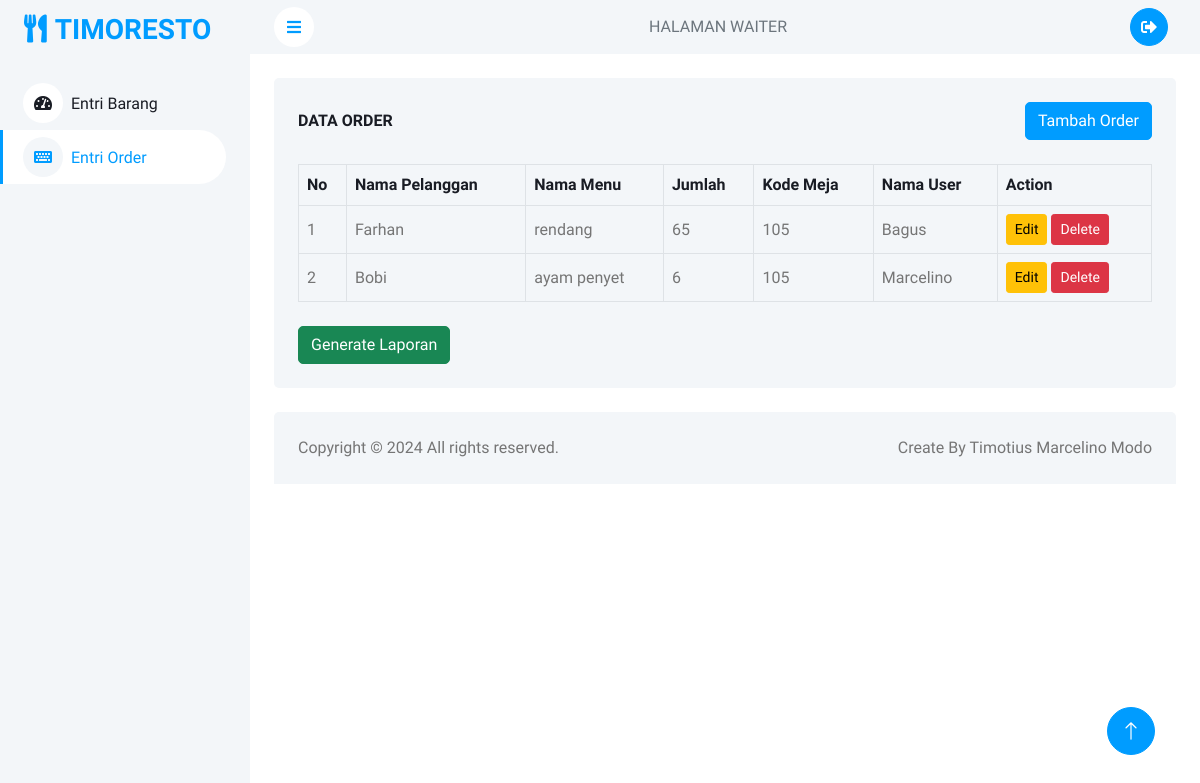
The app's page /order.php with its own data.
### tables this page shows
CREATE TABLE `pesanan` (
  `idPesanan` int NOT NULL,
  `idMenu` int NOT NULL,
  `idPelanggan` int NOT NULL,
  `jumlah` int NOT NULL,
  `idUser` int NOT NULL,
  `idMeja` int NOT NULL
);

CREATE TABLE `pelanggan` (
  `idPelanggan` int NOT NULL,
  `namaPelanggan` varchar(255) NOT NULL,
  `jenisKelamin` tinyint(1) NOT NULL,
  `noHp` varchar(50) NOT NULL,
  `alamat` varchar(255) NOT NULL
);

CREATE TABLE `menu` (
  `idMenu` int NOT NULL,
  `namaMenu` varchar(255) NOT NULL,
  `harga` int NOT NULL
);

CREATE TABLE `meja` (
  `idMeja` int NOT NULL,
  `kodeMeja` int NOT NULL,
  `keterangan` text NOT NULL,
  `statusMeja` tinyint(1) NOT NULL
);

CREATE TABLE `user` (
  `idUser` int NOT NULL,
  `namaUser` varchar(255) NOT NULL,
  `password` varchar(50) NOT NULL,
  `level` varchar(50) NOT NULL
);

### order.php (the view, shortened to what this page needs)
<!DOCTYPE html>
<html lang="en">
<head>
    <link href="https://cdnjs.cloudflare.com/ajax/libs/font-awesome/5.10.0/css/all.min.css" rel="stylesheet">
    <link href="https://cdn.jsdelivr.net/npm/bootstrap-icons@1.4.1/font/bootstrap-icons.css" rel="stylesheet">
    <link href="lib/owlcarousel/assets/owl.carousel.min.css" rel="stylesheet">
    <link href="lib/tempusdominus/css/tempusdominus-bootstrap-4.min.css" rel="stylesheet" />
    <link href="css/bootstrap.min.css" rel="stylesheet">
    <link href="css/style.css" rel="stylesheet">
</head>
<body>
    <div class="container-xxl position-relative bg-white d-flex p-0">
        <div class="sidebar pe-4 pb-3">
            <nav class="navbar bg-light navbar-light">
                <a  class="navbar-brand mx-4 mb-3">
                <h3 class="text-primary"><i class="fas fa-utensils me-2"></i>TIMORESTO</h3>
                </a>
                <div class="navbar-nav w-100">
                <a href="waiter.php" class="nav-item nav-link ">
                        <i class="fa fa-tachometer-alt me-2"></i>Entri Barang</a>
                        <a href="order.php" class="nav-item nav-link active">
                            <i class="fa fa-keyboard me-2"></i>Entri Order</a>
                </div>
            </nav>
        </div>
        <div class="content">
            <nav class="navbar navbar-expand bg-light navbar-light sticky-top px-4 py-0">
                <a href="#" class="sidebar-toggler flex-shrink-0">
                    <i class="fa fa-bars"></i>
                </a>
                <span class="d-none d-lg-inline-flex ms-auto text-secondary">HALAMAN WAITER</span>
                <div class="navbar-nav align-items-center ms-auto">
                    <div class="nav-item dropdown">
                    <a href="#" data-bs-toggle="dropdown">
                    <div class="m-1">
                    <button type="button" class="btn btn-square btn-primary m-1">
                         <i class="fas fa-sign-out-alt"></i>
</div>
                    </div>
                </div>
            </nav>
            <div class="container-fluid pt-4 px-4">
                <div class="bg-light text-center rounded p-4">
                    <div class="d-flex align-items-center justify-content-between mb-4">
                        <h6 class="mb-0">DATA ORDER</h6>
                        <a href="buatPesanan.php" class="btn btn-primary ">Tambah Order</a>
                    </div>
                    <div class="table-responsive">
                        <table class="table text-start align-middle table-bordered table-hover mb-0">
                            <thead>
                                <tr class="text-dark">
                                    <th scope="col">No</th>
                                    <th scope="col">Nama Pelanggan</th>
                                    <th scope="col">Nama Menu</th>
                                    <th scope="col">Jumlah</th>
                                    <th scope="col">Kode Meja</th>
                                    <th scope="col">Nama User</th>
                                    <th scope="col">Action</th>
                                </tr>
                            </thead>
                            <tbody>
                    <?php
                    include 'koneksi.php';
                    $query = "SELECT * FROM pesanan";
                    $result = $koneksi->query($query);
                    if ($result && $result->num_rows > 0) {
                        $no = 1;
                        while ($row = $result->fetch_assoc()) {
                            $query_namaMenu = "SELECT namaMenu FROM menu WHERE idMenu = '" . $row['idMenu'] . "'";
                            $result_namaMenu = mysqli_query($koneksi, $query_namaMenu);
                            $row_namaMenu = mysqli_fetch_assoc($result_namaMenu);
                            $namaMenu = $row_namaMenu['namaMenu'];
                            $query_kodeMeja = "SELECT kodeMeja FROM meja WHERE idMeja = '" . $row['idMeja'] . "'";
                            $result_kodeMeja = mysqli_query($koneksi, $query_kodeMeja);
                            $row_kodeMeja = mysqli_fetch_assoc($result_kodeMeja);
                            $kodeMeja = $row_kodeMeja['kodeMeja'];
                            $query_namaPelanggan = "SELECT namaPelanggan FROM pelanggan WHERE idPelanggan = '" . $row['idPelanggan'] . "'";
                            $result_namaPelanggan = mysqli_query($koneksi, $query_namaPelanggan);
                            $row_namaPelanggan = mysqli_fetch_assoc($result_namaPelanggan);
                            $namaPelanggan = $row_namaPelanggan['namaPelanggan'];
                            $query_namaUser = "SELECT namaUser FROM user WHERE idUser = '" . $row['idUser'] . "'";
                            $result_namaUser = mysqli_query($koneksi, $query_namaUser);
                            $row_namaUser = mysqli_fetch_assoc($result_namaUser);
                            $namaUser = $row_namaUser['namaUser'];
                    ?>
                            <tr>
                            <td><?php echo $no++; ?></td>
                            <td><?php echo $namaPelanggan; ?></td>
                            <td><?php echo $namaMenu; ?></td>
                            <td><?php echo $row['jumlah']; ?></td>
                            <td><?php echo $kodeMeja; ?></td>
                            <td><?php echo $namaUser; ?></td>
                                <td>
                                <button type="button" class="btn btn-warning btn-sm edit-btn" onclick="window.location.href='editPesanan.php?idPesanan=<?php echo $row['idPesanan']; ?>'" data-id="<?php echo $row['idPesanan']; ?>" data-menu="<?php echo $row['idPesanan']; ?>" data-pelanggan="<?php echo $row['idPelanggan']; ?>">Edit</button>
                                    <button type="button" class="btn btn-danger btn-sm" data-bs-toggle="modal" data-bs-target="#hapusModal<?php echo $row['idPesanan']; ?>">Delete</button>
                                </td>
                            </tr>
                    <?php
                        }
                    } else {
                        echo "<tr><td colspan='7'>Tidak ada data yang tersedia</td></tr>";
                    }
                    ?>
               </tbody>
                </table>
                <div class="mt-4">
                <a href="cetakLaporan.php" target="_blank" class="btn btn-success float-start">Generate Laporan</a>
                </div>
                    </div>
                </div>
            </div>
            <div class="container-fluid pt-4 px-4">
                <div class="bg-light rounded-top p-4">
                    <div class="row">
                        <div class="col-12 col-sm-6 text-center text-sm-start">
                        Copyright © 2024 All rights reserved.
                        </div>
                        <div class="col-12 col-sm-6 text-center text-sm-end">
                            Create By Timotius Marcelino Modo
                        </div>
                    </div>
                </div>
            </div>
        </div>
        <a href="#" class="btn btn-lg btn-primary btn-lg-square back-to-top"><i class="bi bi-arrow-up"></i></a>
    </div>
</body>
</html>

### css/style.css (style rules this page uses)
:root { --primary: #009CFF; --light: #F3F6F9; --dark: #191C24; }
.back-to-top { position: fixed; display: none; right: 45px; bottom: 45px; z-index: 99; }
.btn { transition: .5s; }
.btn.btn-primary { color: #FFFFFF; }
.btn-square { width: 38px; height: 38px; }
.btn-lg-square { width: 48px; height: 48px; }
.btn-square, .btn-sm-square, .btn-lg-square { padding: 0; display: inline-flex; align-items: center; justify-content: center; font-weight: normal; border-radius: 50px; }
.sidebar { position: fixed; top: 0; left: 0; bottom: 0; width: 250px; height: 100vh; overflow-y: auto; background: var(--light); transition: 0.5s; z-index: 999; }
.content { margin-left: 250px; min-height: 100vh; background: #FFFFFF; transition: 0.5s; }
@media (min-width: 992px) { .sidebar { margin-left: 0; } }
@media (min-width: 992px) { .content { width: calc(100% - 250px); } }
.sidebar .navbar .navbar-nav .nav-link { padding: 7px 20px; color: var(--dark); font-weight: 500; border-left: 3px solid var(--light); border-radius: 0 30px 30px 0; outline: none; }
.sidebar .navbar .navbar-nav .nav-link:hover, .sidebar .navbar .navbar-nav .nav-link.active { color: var(--primary); background: #FFFFFF; border-color: var(--primary); }
.sidebar .navbar .navbar-nav .nav-link i { width: 40px; height: 40px; display: inline-flex; align-items: center; justify-content: center; background: #FFFFFF; border-radius: 40px; }
.sidebar .navbar .navbar-nav .nav-link:hover i, .sidebar .navbar .navbar-nav .nav-link.active i { background: var(--light); }
.content .navbar .sidebar-toggler, .content .navbar .navbar-nav .nav-link i { width: 40px; height: 40px; display: inline-flex; align-items: center; justify-content: center; background: #FFFFFF; border-radius: 40px; }

### records on screen
pesanan: idPelanggan.namaPelanggan "Farhan", idMenu.namaMenu "rendang", jumlah "65", idMeja.kodeMeja "105", idUser.namaUser "Bagus"
pesanan: idPelanggan.namaPelanggan "Bobi", idMenu.namaMenu "ayam penyet", jumlah "6", idMeja.kodeMeja "105", idUser.namaUser "Marcelino"
